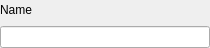
<?xml version="1.0" encoding="UTF-8"?>
<ui version="4.0">
 <class>ObjectParameterWidget</class>
 <widget class="QWidget" name="ObjectParameterWidget">
  <property name="geometry">
   <rect>
    <x>0</x>
    <y>0</y>
    <width>210</width>
    <height>48</height>
   </rect>
  </property>
  <property name="windowTitle">
   <string>Form</string>
  </property>
  <layout class="QGridLayout" name="gridLayout">
   <property name="margin">
    <number>0</number>
   </property>
   <item row="0" column="0">
    <layout class="QVBoxLayout" name="verticalLayout">
     <item>
      <widget class="QLabel" name="label">
       <property name="text">
        <string>Name</string>
       </property>
      </widget>
     </item>
     <item>
      <widget class="QLineEdit" name="m_nameEdit"/>
     </item>
    </layout>
   </item>
  </layout>
 </widget>
 <resources/>
 <connections/>
</ui>
